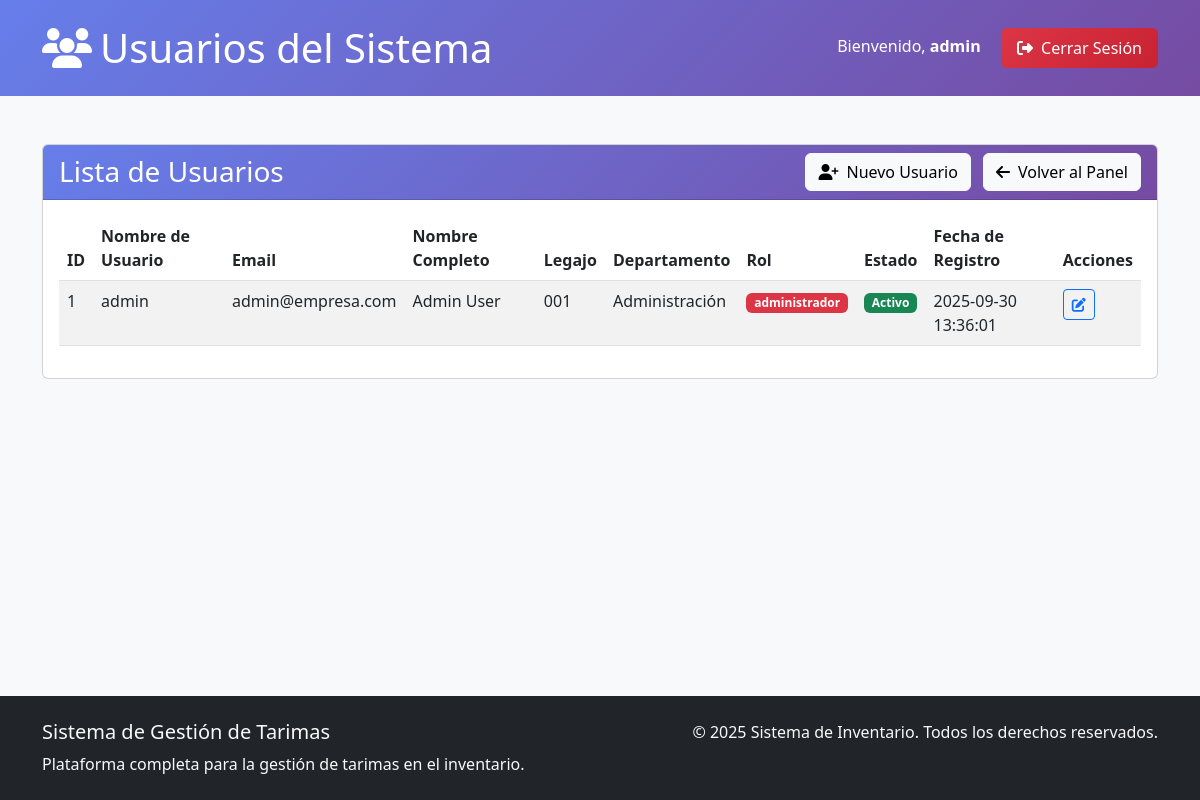
The page /dashboard/usuarios (signed in) on the database its author committed.
### tables this page shows
CREATE TABLE usuarios (
    id_usuario INT AUTO_INCREMENT PRIMARY KEY,
    username VARCHAR(50) NOT NULL UNIQUE,
    email VARCHAR(100) NOT NULL UNIQUE,
    password VARCHAR(255) NOT NULL,
    first_name VARCHAR(50) NOT NULL,
    last_name VARCHAR(50) NOT NULL,
    legajo VARCHAR(20) NOT NULL,
    department VARCHAR(100),
    id_rol INT DEFAULT 2,
    activo TINYINT(1) DEFAULT 1,
    created_at TIMESTAMP DEFAULT CURRENT_TIMESTAMP,
    updated_at TIMESTAMP DEFAULT CURRENT_TIMESTAMP ON UPDATE CURRENT_TIMESTAMP,
    FOREIGN KEY (id_rol) REFERENCES roles(id_rol)
);

CREATE TABLE roles (
    id_rol INT AUTO_INCREMENT PRIMARY KEY,
    nombre_rol VARCHAR(50) NOT NULL UNIQUE,
    descripcion TEXT,
    activo TINYINT(1) DEFAULT 1,
    created_at TIMESTAMP DEFAULT CURRENT_TIMESTAMP
);

### controllers/DashboardController.php (called while the page is built, shortened)
<?php
require_once __DIR__ . '/Controller.php';
require_once __DIR__ . '/../models/Database.php';
require_once __DIR__ . '/../models/Usuario.php';
class DashboardController extends Controller {
    private $usuarioModel;
    public function __construct() {
        $this->usuarioModel = new Usuario();
    }
    public function usuarios() {
        $usuarios = $this->usuarioModel->getAllUsuariosWithRoles();
        $data = [
            'username' => $_SESSION['username'],
            'role' => $_SESSION['role'],
            'usuarios' => $usuarios
        ];
        $this->view('dashboard/usuarios', $data);
    }
}

### models/Usuario.php (called while the page is built, shortened)
<?php
require_once __DIR__ . '/Database.php';
class Usuario {
    private $db;
    public function __construct() {
        $this->db = Database::getInstance()->getConnection();
    }
    public function getAllUsuariosWithRoles() {
        $stmt = $this->db->prepare("
            SELECT u.id_usuario, u.username, u.email, u.first_name, u.last_name, u.legajo, u.department, u.created_at, u.activo, r.nombre_rol
            FROM usuarios u
            LEFT JOIN roles r ON u.id_rol = r.id_rol
            ORDER BY u.created_at DESC
        ");
        $stmt->execute();
        return $stmt->fetchAll(PDO::FETCH_ASSOC);
    }
}

### models/Database.php (called while the page is built)
<?php
class Database {
    private static $instance = null;
    private $pdo;
    private function __construct() {
        try {
            $this->pdo = new PDO("mysql:host=" . DB_HOST . ";dbname=" . DB_NAME, DB_USER, DB_PASS);
            $this->pdo->setAttribute(PDO::ATTR_ERRMODE, PDO::ERRMODE_EXCEPTION);
        } catch(PDOException $e) {
            die("Error de conexión: " . $e->getMessage());
        }
    }
    public static function getInstance() {
        if (self::$instance === null) {
            self::$instance = new self();
        }
        return self::$instance;
    }
    public function getConnection() {
        return $this->pdo;
    }
}

### views/dashboard/usuarios.php (the view)
<header class="form-header">
    <div class="container">
        <div class="row align-items-center">
            <div class="col-md-8">
                <h1 class="mb-0"><i class="fas fa-users me-2"></i>Usuarios del Sistema</h1>
            </div>
            <div class="col-md-4 text-md-end">
                <span class="me-3">Bienvenido, <strong><?= htmlspecialchars($username ?? ''); ?></strong></span>
                <a href="<?= BASE_URL ?>/auth/logout" class="btn logout-btn text-white">
                    <i class="fas fa-sign-out-alt me-1"></i> Cerrar Sesión
                </a>
            </div>
        </div>
    </div>
</header>
<div class="container my-5">
    <div class="card">
        <div class="card-header d-flex justify-content-between align-items-center" style="background: linear-gradient(135deg, #667eea 0%, #764ba2 100%); color: white; ">
            <h3 class="mb-0">Lista de Usuarios</h3>
            <div>
                <a href="<?= BASE_URL ?>/auth/register" class="btn btn-light me-2">
                    <i class="fas fa-user-plus me-2"></i>Nuevo Usuario
                </a>
                <a href="<?= BASE_URL ?>/dashboard" class="btn btn-light">
                    <i class="fas fa-arrow-left me-2"></i>Volver al Panel
                </a>
            </div>
        </div>
        <div class="card-body">
            <div class="table-responsive">
                <table class="table table-striped table-hover">
                    <thead>
                        <tr style="background: linear-gradient(135deg, #667eea 0%, #764ba2 100%); color: white;">
                            <th>ID</th>
                            <th>Nombre de Usuario</th>
                            <th>Email</th>
                            <th>Nombre Completo</th>
                            <th>Legajo</th>
                            <th>Departamento</th>
                            <th>Rol</th>
                            <th>Estado</th>
                            <th>Fecha de Registro</th>
                            <th>Acciones</th>
                        </tr>
                    </thead>
                    <tbody>
                        <?php if (!empty($usuarios)): ?>
                            <?php foreach ($usuarios as $usuario): ?>
                                <tr>
                                    <td><?= htmlspecialchars($usuario['id_usuario']); ?></td>
                                    <td><?= htmlspecialchars($usuario['username']); ?></td>
                                    <td><?= htmlspecialchars($usuario['email']); ?></td>
                                    <td><?= htmlspecialchars($usuario['first_name'] . ' ' . $usuario['last_name']); ?></td>
                                    <td><?= htmlspecialchars($usuario['legajo']); ?></td>
                                    <td><?= htmlspecialchars($usuario['department']); ?></td>
                                    <td>
                                        <span class="badge <?= $usuario['nombre_rol'] === 'administrador' ? 'bg-danger' : 'bg-success'; ?>">
                                            <?= htmlspecialchars($usuario['nombre_rol'] ?? 'produccion'); ?>
                                        </span>
                                    </td>
                                    <td>
                                        <?php if ($usuario['activo'] ?? 1): ?>
                                            <span class="badge bg-success">Activo</span>
                                        <?php else: ?>
                                            <span class="badge bg-secondary">Inactivo</span>
                                        <?php endif; ?>
                                    </td>
                                    <td><?= htmlspecialchars($usuario['created_at']); ?></td>
                                    <td>
                                        <a href="<?= BASE_URL ?>/dashboard/editar_usuario/<?= htmlspecialchars($usuario['id_usuario']); ?>" class="btn btn-sm btn-outline-primary" title="Editar usuario">
                                            <i class="fas fa-edit"></i>
                                        </a>
                                    </td>
                                </tr>
                            <?php endforeach; ?>
                        <?php else: ?>
                            <tr>
                                <td colspan="10" class="text-center text-muted">No hay usuarios registrados aún.</td>
                            </tr>
                        <?php endif; ?>
                    </tbody>
                </table>
            </div>
        </div>
    </div>
</div>

### public/index.php (shortened to what this page needs)
<?php
require_once PROJECT_ROOT . '/models/Database.php';
require_once PROJECT_ROOT . '/models/Usuario.php';
require_once PROJECT_ROOT . '/controllers/Controller.php';
require_once PROJECT_ROOT . '/controllers/DashboardController.php';
$uri = parse_url($_SERVER['REQUEST_URI'], PHP_URL_PATH);
$basePath = '/appphp';
if (strpos($uri, $basePath) === 0) {
    $uri = substr($uri, strlen($basePath));
}
if ($uri === '/' || $uri === '' || $uri === '/public') {
    if (isset($_SESSION['user_logged_in']) && $_SESSION['user_logged_in'] === true) {
        header('Location: ' . BASE_URL . '/dashboard');
        exit;
    } else {
        header('Location: ' . BASE_URL . '/auth/login');
        exit;
    }
} elseif ($uri === '/auth/login' && $_SERVER['REQUEST_METHOD'] === 'GET') {
    $controller = new AuthController();
    $controller->showLogin();
} elseif ($uri === '/auth/login' && $_SERVER['REQUEST_METHOD'] === 'POST') {
    $controller = new AuthController();
    $controller->login();
} elseif ($uri === '/auth/register' && $_SERVER['REQUEST_METHOD'] === 'GET') {
    $controller = new AuthController();
    $controller->showRegister();
} elseif ($uri === '/auth/register' && $_SERVER['REQUEST_METHOD'] === 'POST') {
    $controller = new AuthController();
    $controller->register();
} elseif ($uri === '/auth/logout') {
    $controller = new AuthController();
    $controller->logout();
} elseif ($uri === '/dashboard' && isset($_SESSION['user_logged_in'])) {
    $controller = new DashboardController();
    $controller->index();
} elseif ($uri === '/tarimas/nueva_tarima' && isset($_SESSION['user_logged_in'])) {
    $controller = new TarimaController();
    $controller->nuevaTarima();
} elseif ($uri === '/tarimas/guardar' && $_SERVER['REQUEST_METHOD'] === 'POST' && isset($_SESSION['user_logged_in'])) {
    $controller = new TarimaController();
    $controller->guardarTarima();
} elseif ($uri === '/tarimas' && isset($_SESSION['user_logged_in'])) {
    $controller = new TarimaController();
    $controller->listarTarimas();
} elseif ($uri === '/dashboard/usuarios' && isset($_SESSION['user_logged_in'])) {
    $controller = new DashboardController();
    $controller->usuarios();
} elseif (preg_match('/^\/dashboard\/editar_usuario\/(\d+)$/', $uri, $matches) && isset($_SESSION['user_logged_in'])) {
    $controller = new DashboardController();
    $controller->editarUsuario($matches[1]);
} elseif (preg_match('/^\/dashboard\/actualizar_usuario\/(\d+)$/', $uri, $matches) && $_SERVER['REQUEST_METHOD'] === 'POST' && isset($_SESSION['user_logged_in'])) {
    $controller = new DashboardController();
    $controller->actualizarUsuario($matches[1]);
} elseif (preg_match('/^\/tarimas\/editar_tarima\/(\d+)$/', $uri, $matches) && isset($_SESSION['user_logged_in'])) {
    $controller = new TarimaController();
    $controller->editarTarima($matches[1]);
} elseif (preg_match('/^\/tarimas\/actualizar_tarima\/(\d+)$/', $uri, $matches) && $_SERVER['REQUEST_METHOD'] === 'POST' && isset($_SESSION['user_logged_in'])) {
    $controller = new TarimaController();
    $controller->actualizarTarima($matches[1]);
} else {
    http_response_code(404);
    echo "Página no encontrada";
}

### controllers/Controller.php (shortened to what this page needs)
<?php
class Controller {
    protected $viewPath;
    public function __construct() {
        $this->viewPath = __DIR__ . '/../views/';
    }
    protected function view($view, $data = []) {
        $viewFile = $this->viewPath . $view . '.php';
        if (file_exists($viewFile)) {
            $safeData = [];
            foreach ($data as $key => $value) {
                if (is_string($key) && preg_match('/^[a-zA-Z_][a-zA-Z0-9_]*$/', $key)) {
                    $safeData[$key] = $value;
                }
            }
            extract($safeData);
            require_once $viewFile;
            $content = ob_get_clean();
            require_once $this->viewPath . 'layouts/main.php';
        } else {
            throw new Exception("Vista no encontrada: {$viewFile}");
        }
    }
}
?>

### views/layouts/main.php (shortened to what this page needs)
<!DOCTYPE html>
<html lang="es">
<head>
    <link href="https://cdn.jsdelivr.net/npm/bootstrap@5.3.0/dist/css/bootstrap.min.css" rel="stylesheet">
    <link rel="stylesheet" href="https://cdnjs.cloudflare.com/ajax/libs/font-awesome/6.4.0/css/all.min.css">
</head>
<body>
    <div class="main-content">
        <?= $content ?? " "?>
    </div>
    <footer class="bg-dark text-light py-4 mt-auto">
        <div class="container">
            <div class="row">
                <div class="col-md-6">
                    <h5>Sistema de Gestión de Tarimas</h5>
                    <p class="mb-0">Plataforma completa para la gestión de tarimas en el inventario.</p>
                </div>
                <div class="col-md-6 text-md-end">
                    <p class="mb-0">&copy; 2025 Sistema de Inventario. Todos los derechos reservados.</p>
                </div>
            </div>
        </div>
    </footer>
</body>
</html>

### views/layouts/main.php (style rules this page uses)
body { background-color: #f8f9fa; font-family: 'Segoe UI', Tahoma, Geneva, Verdana, sans-serif; display: flex; flex-direction: column; min-height: 100vh; }
.form-header { background: linear-gradient(135deg, #667eea 0%, #764ba2 100%); color: white; padding: 1.5rem 0; }
.logout-btn { background: linear-gradient(135deg, #dc3545 0%, #c82333 100%); border: none; padding: 8px 16px; font-weight: 500; }
.main-content { flex: 1; }

### rows shown on the page
usuarios: username "admin", id_usuario "1", email "admin@empresa.com", first_name+last_name "Admin User", legajo "001", department "Administración", id_rol.nombre_rol "administrador", activo "Activo", created_at "2025-09-30 13:36:01"
